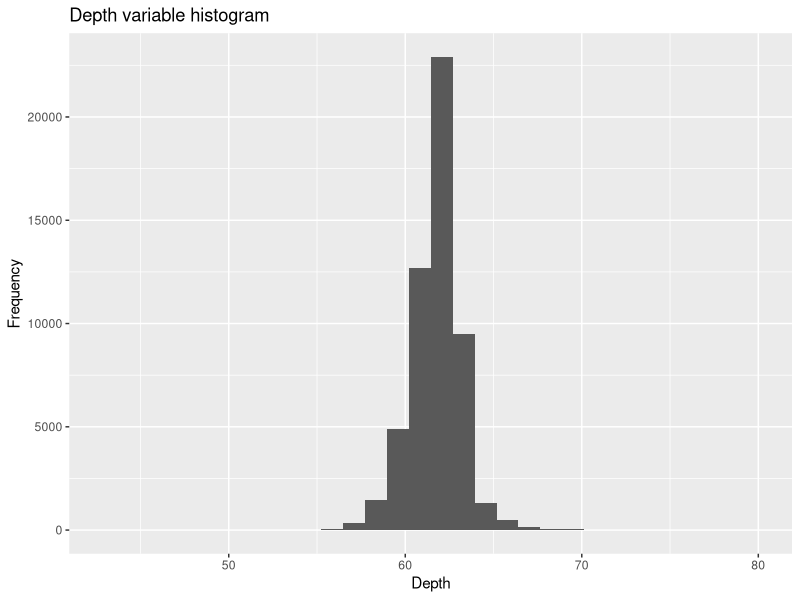
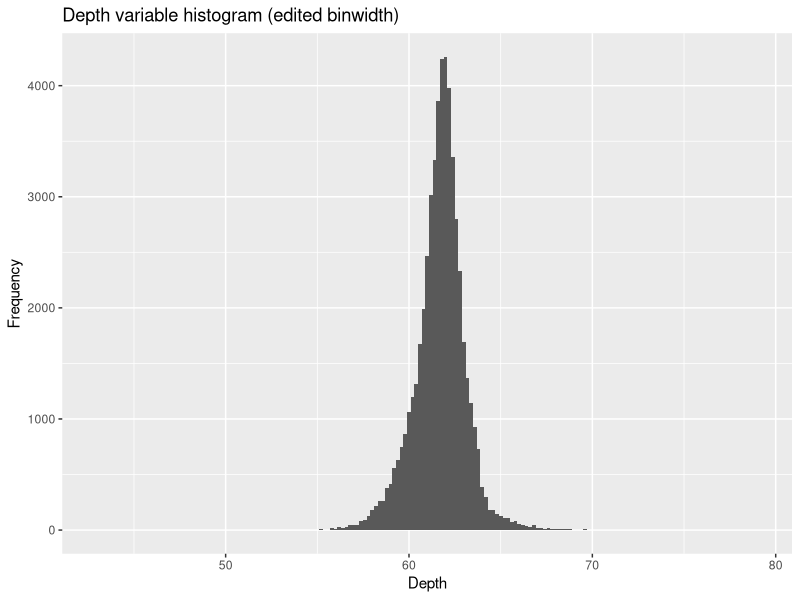
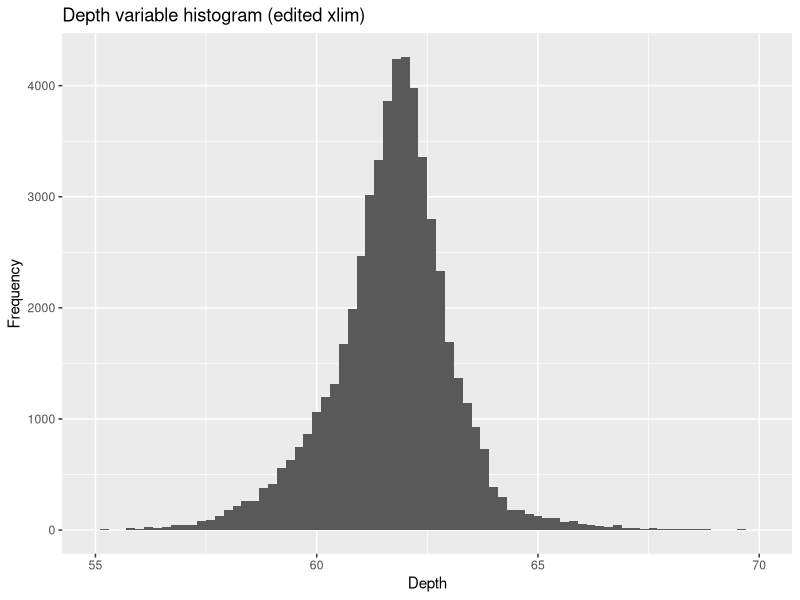
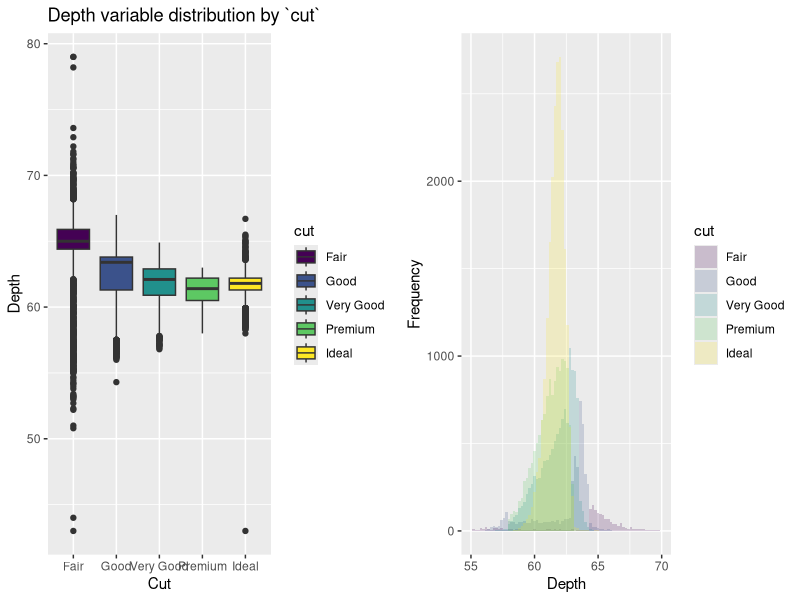
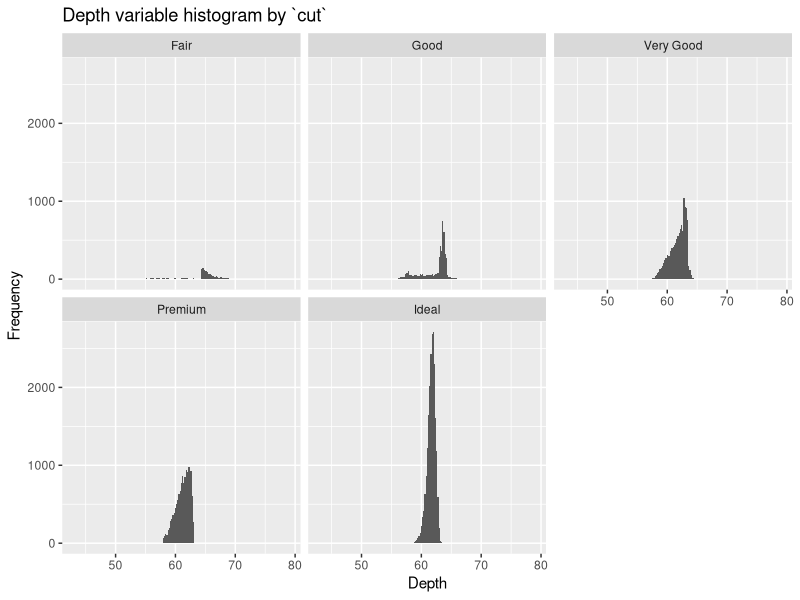
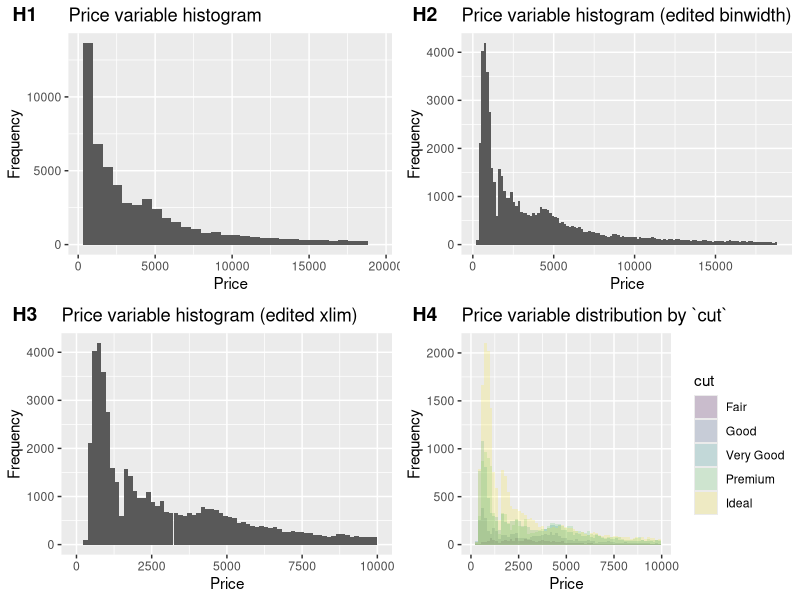
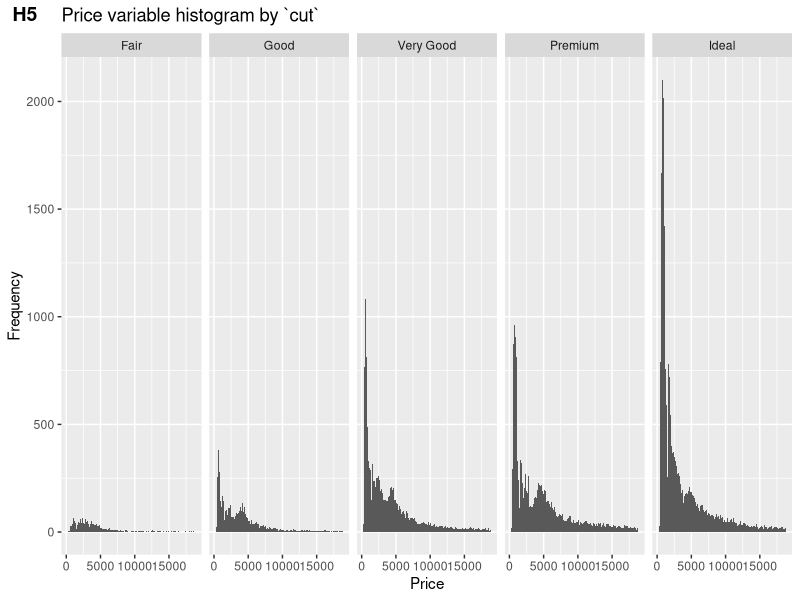
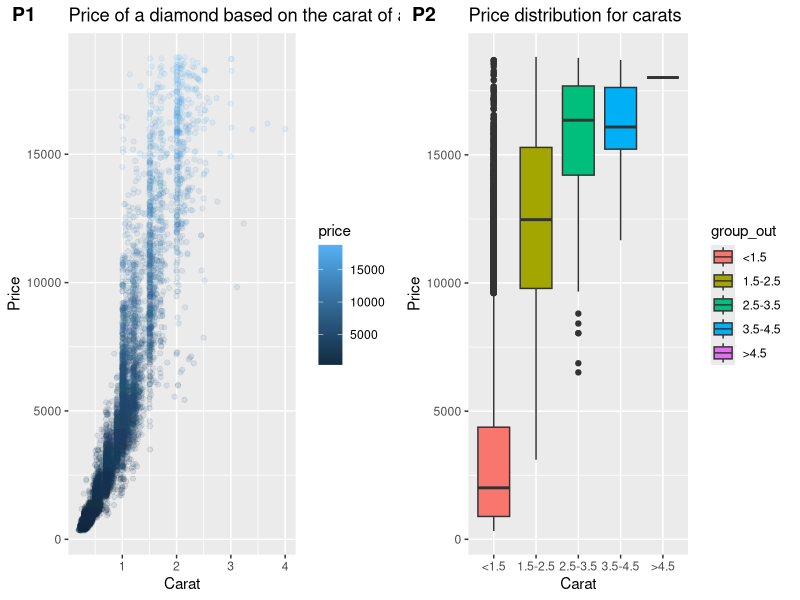

These charts were generated, in order, by the following R code:
## ---- chunk 1
knitr::opts_chunk$set(
  warning = FALSE, error = FALSE
)
## ---- chunk 2
library(ggplot2)
library(knitr)
library(cowplot)

data(diamonds)
knitr::kable(summary(diamonds))
## ---- chunk 3
ggplot(data=diamonds) + geom_histogram(aes(x=depth)) + ggtitle("Depth variable histogram") + xlab("Depth") + ylab("Frequency")
## ---- chunk 4
ggplot(data=diamonds) + geom_histogram(binwidth=0.2, aes(x=depth)) + ggtitle("Depth variable histogram (edited binwidth)") + xlab("Depth") + ylab("Frequency")
## ---- chunk 5
ggplot(data=diamonds) + geom_histogram(binwidth=0.2, aes(x=depth)) + ggtitle("Depth variable histogram (edited xlim)") + xlab("Depth") + ylab("Frequency") + xlim(55, 70)
## ---- chunk 6
h4_1 <- ggplot(diamonds, aes(factor(cut), depth, fill=cut)) + geom_boxplot() + ggtitle("Depth variable distribution by `cut`") + xlab("Cut") + ylab("Depth")
# or
h4_2 <- ggplot(diamonds, aes(x=depth, fill=cut)) + geom_histogram(binwidth=0.2, alpha=0.2, position="identity")  + ggtitle("") + xlab("Depth") + ylab("Frequency") + xlim(55, 70)
plot_grid(h4_1, h4_2)
## ---- chunk 7
ggplot(data=diamonds) + geom_histogram(binwidth=0.2, aes(x=depth)) + ggtitle("Depth variable histogram by `cut`") + xlab("Depth") + ylab("Frequency") + facet_wrap(~cut)
## ---- chunk 8
h1 <- ggplot(data=diamonds) + geom_histogram(aes(x=price)) + ggtitle("Price variable histogram") + xlab("Price") + ylab("Frequency")

h2 <- ggplot(data=diamonds) + geom_histogram(binwidth=150, aes(x=price)) + ggtitle("Price variable histogram (edited binwidth)") + xlab("Price") + ylab("Frequency")

h3 <- ggplot(data=diamonds) + geom_histogram(binwidth=150, aes(x=price)) + ggtitle("Price variable histogram (edited xlim)") + xlab("Price") + ylab("Frequency") + xlim(0, 10000)

# h4 <- ggplot(diamonds, aes(x=price, fill=cut)) + geom_histogram(alpha=0.2, position="identity") + ggtitle("Price variable distribution by `cut`") + xlab("Cut") + ylab("Price")
h4 <- ggplot(diamonds, aes(x=price, fill=cut)) + geom_histogram(binwidth=150, alpha=0.2, position="identity")  + ggtitle("Price variable distribution by `cut`") + xlab("Price") + ylab("Frequency") + xlim(0, 10000)

h5 <- ggplot(data=diamonds) + geom_histogram(binwidth=150, aes(x=price)) + ggtitle("Price variable histogram by `cut`") + xlab("Price") + ylab("Frequency") + facet_wrap(~cut, ncol = 5)

# Display
plot_grid(h1,h2,h3,h4, labels=c("H1", "H2", "H3", "H4"), ncol=2, nrow=2)
plot_grid(h5, labels=c("H5"))
## ---- chunk 9
set.seed(42)
dsamp <- diamonds[sample(nrow(diamonds), 10000),]
p <- ggplot(dsamp, aes(carat, price, color=price)) + geom_jitter(alpha=0.1) + ggtitle("Price of a diamond based on the carat of a unit") + xlab("Carat") + ylab("Price") + geom_smooth(method='loess', size=0.5, se=TRUE, fill="#ffaa80", colour="#ff5500", alpha=0.1)


bdiamonds <- transform(diamonds, group_out=cut(carat, breaks=c(-Inf,1.5, 2.5, 3.5, 4.5, Inf), labels=c("<1.5", "1.5-2.5", "2.5-3.5", "3.5-4.5", ">4.5")))
p2 <- ggplot(bdiamonds, aes(factor(group_out), price, fill=group_out)) + geom_boxplot() + ggtitle("Price distribution for carats") + xlab("Carat") + ylab("Price")

plot_grid(p, p2, labels=c("P1", "P2"))

